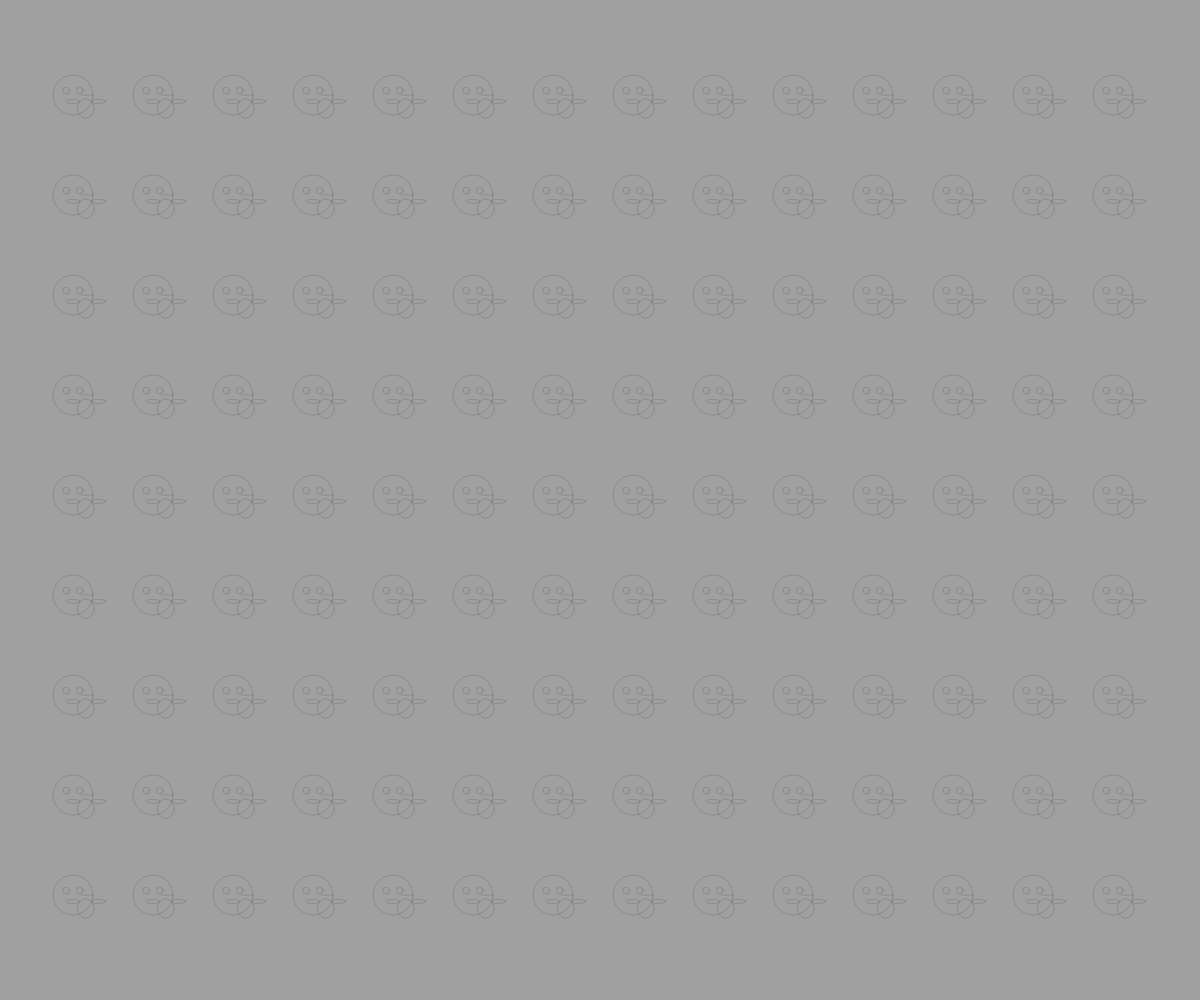
Frame 1 (no input)
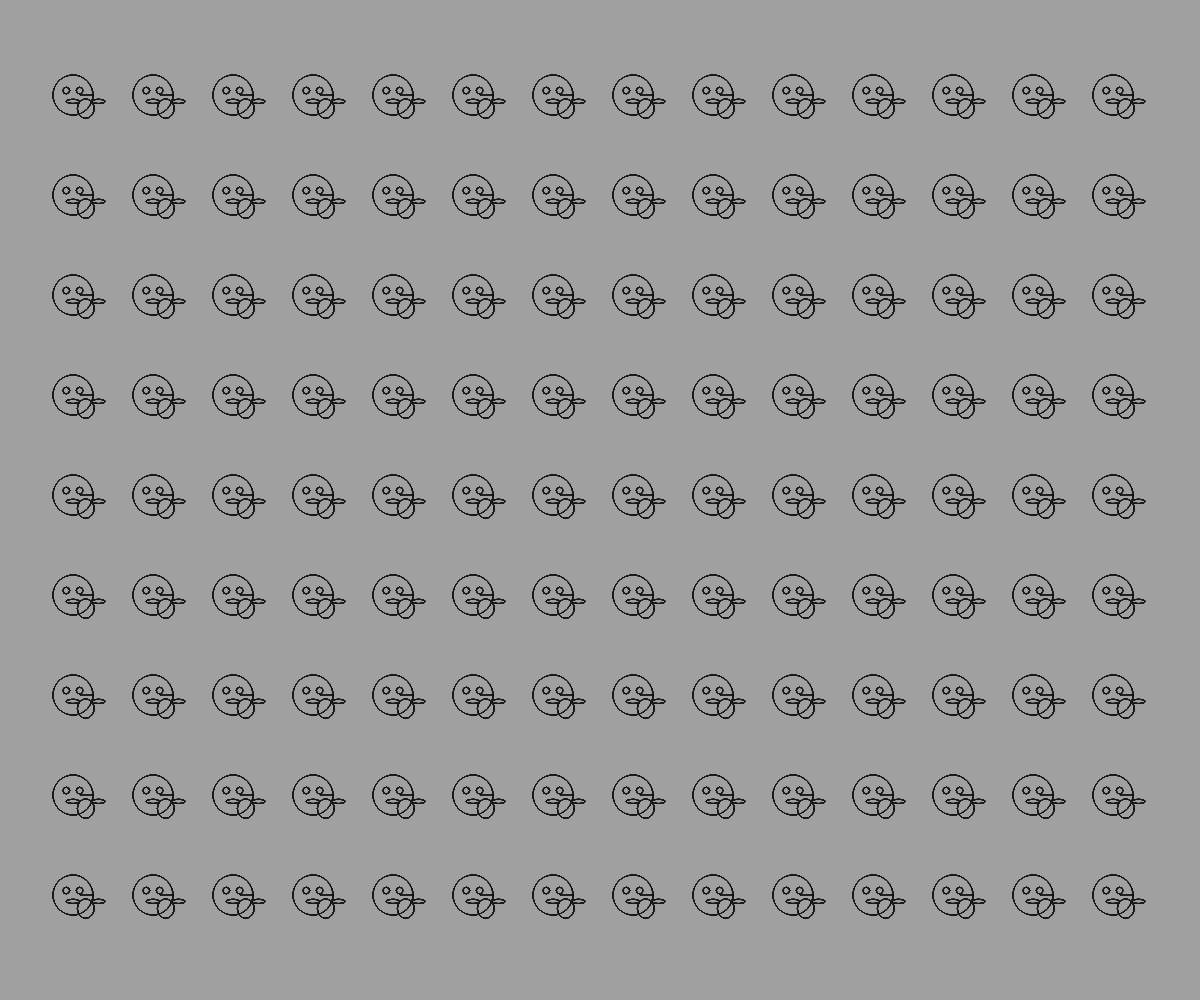
Frame 60 (no input)
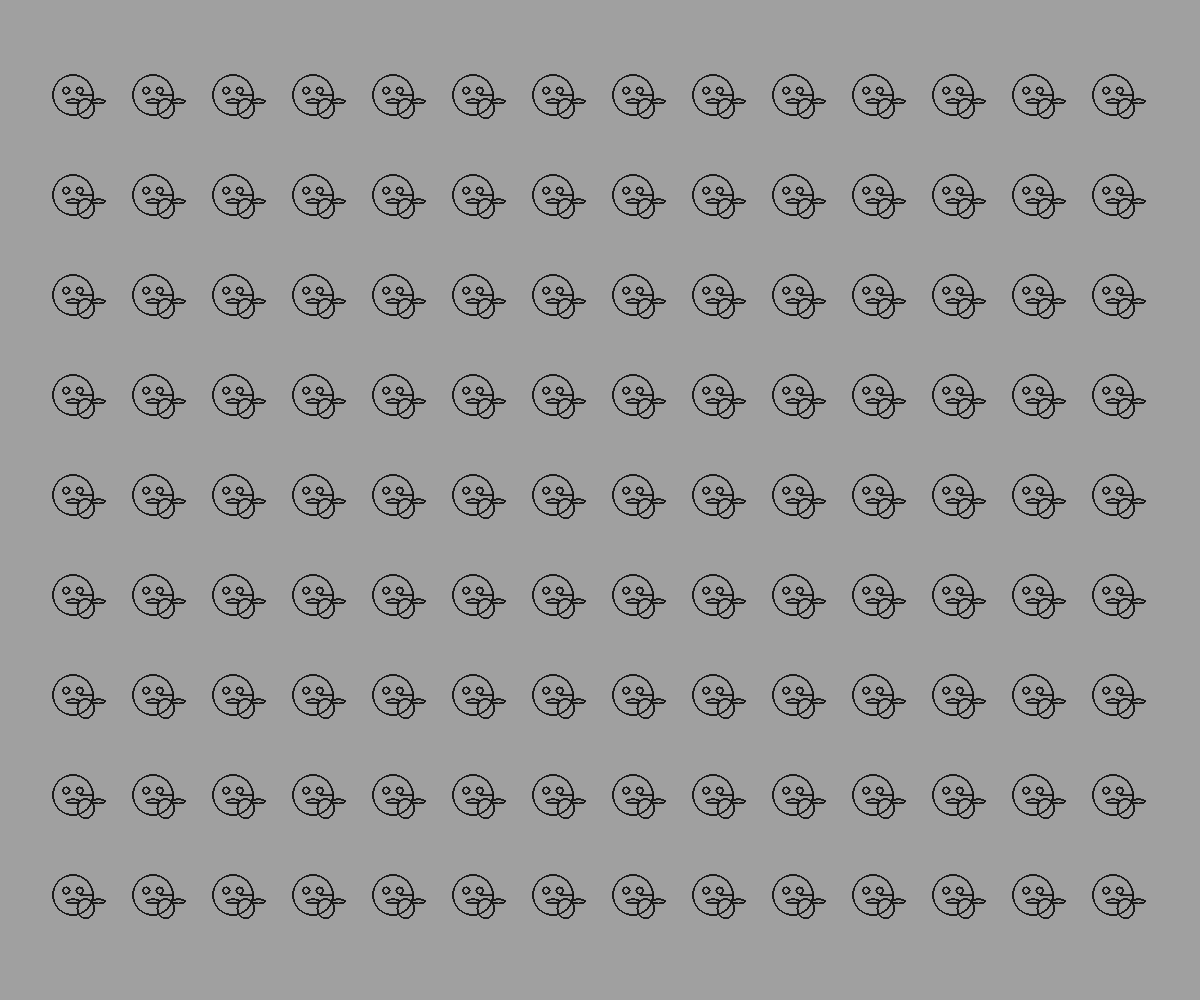
Frame 120 (the mouse pressed at the canvas centre since frame 60)

The p5.js sketch that drew these frames (run headless with seeded random() and noise() and a simulated clock; from frame 60 on, the mouse is pressed at the canvas centre):

// p5.js sketch
// ── sketch.js
let espLarg = 15;
let espAltura = 10;

function setup() {
  createCanvas(windowWidth, windowHeight);
  background(160);
  stroke(255);
  strokeWeight(2);
  noFill();
  background(160);
}

function draw() {
  
	for (let i = 1; i < espLarg; i++) {
	  for (let j = 1; j < espAltura; j++) {
		push();
		translate(i * width / espLarg, j * height / espAltura)
		translate(-55,-45)
		scale(0.08);
		noStroke();


	noFill();
	stroke(30,255);
	circle(width / 2, height / 2, height / 2 );
	circle(width / 2 - height /3/4, height /2 - height/18, height/12 );
	circle(width / 2 + height /3/4, height /2 - height/18, height/12 );
	line(850, 500, 700, 500);
	ellipse(760, 670, 210, 242);
	ellipse(920, 580, 170, 52);
	ellipse(600, 580, 170, 52);
	 
	  pop();
    }
  }
}
